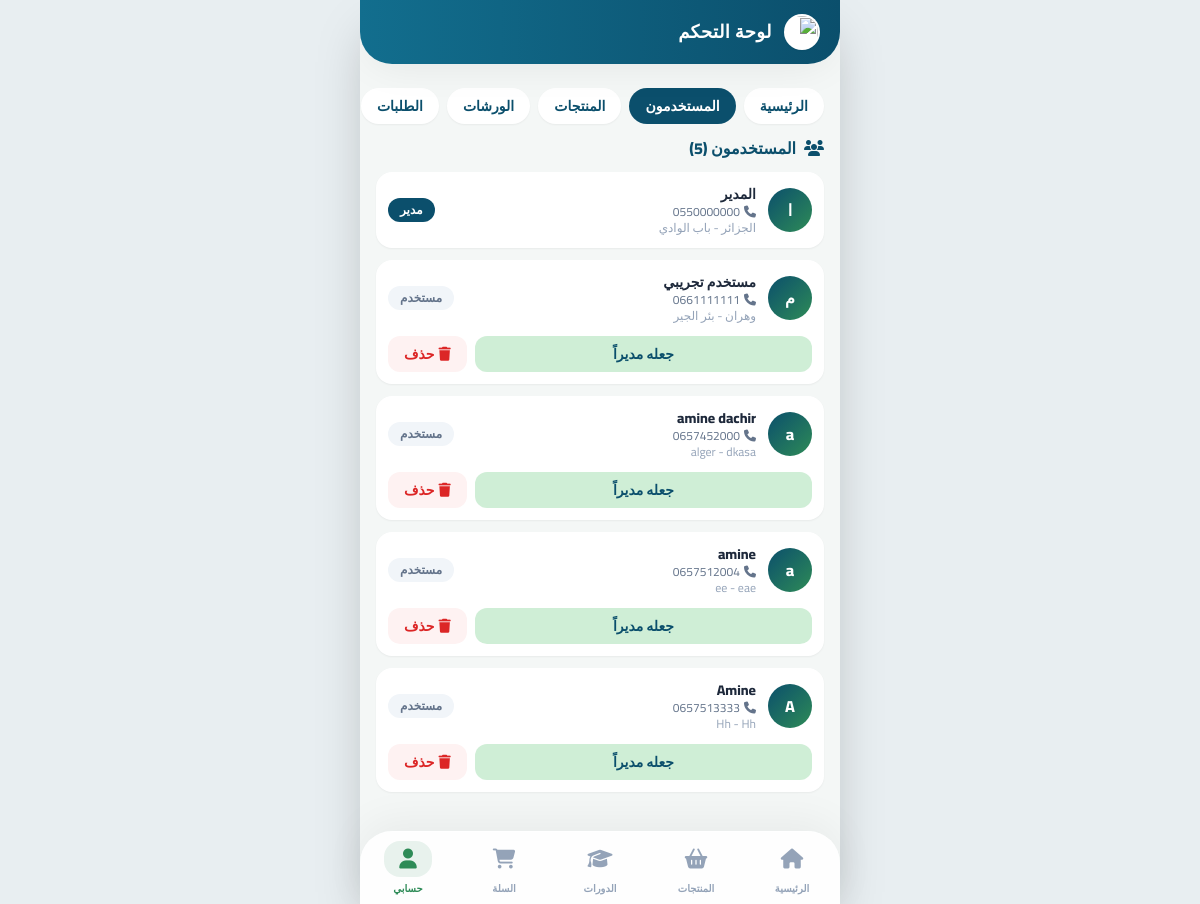
Before: /admin/users (signed in) with the older database file.
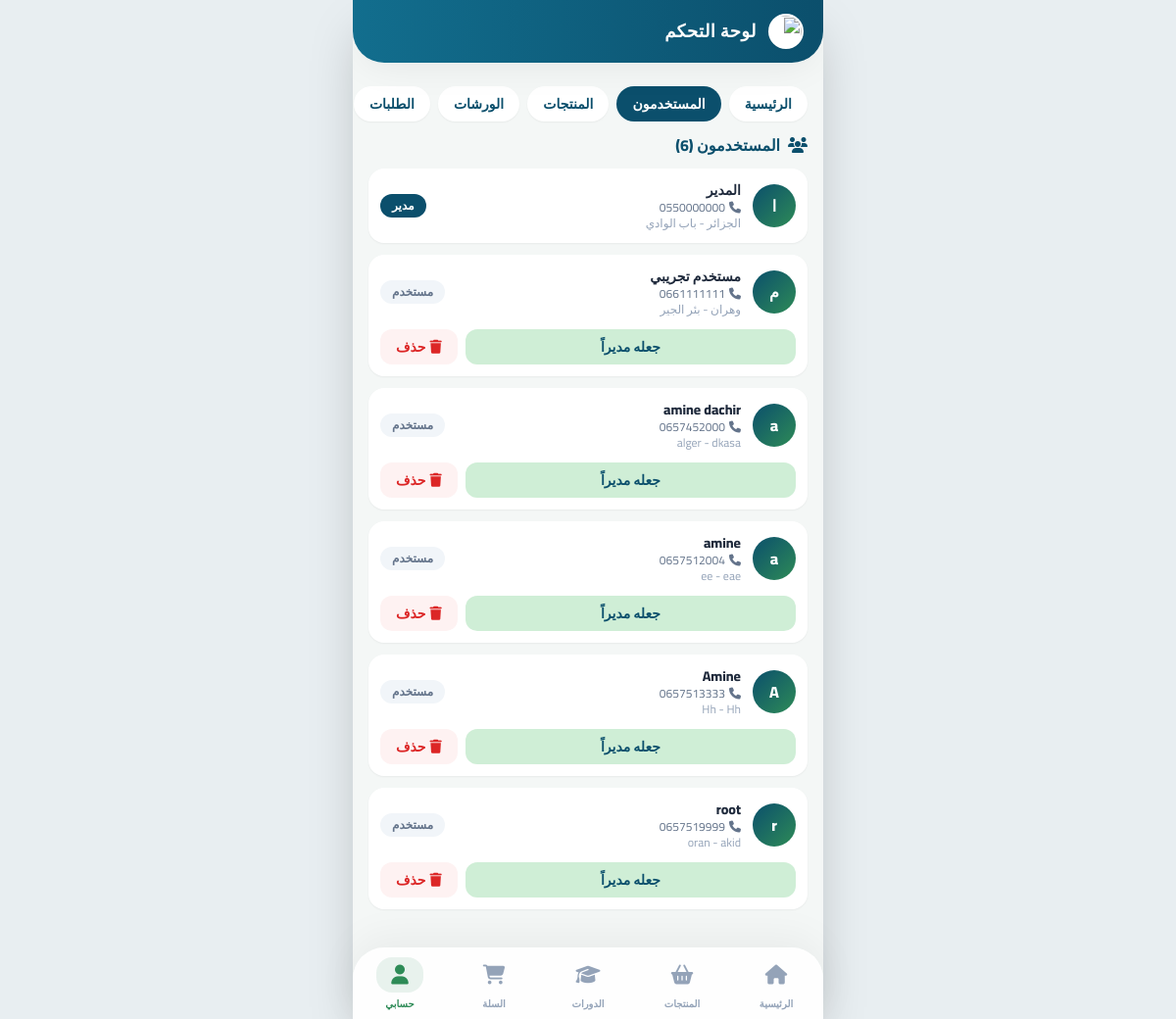
After: the same page with the newer database file.
### models.py (models this page shows)
class User(UserMixin, db.Model):
    id = db.Column(db.Integer, primary_key=True)
    full_name = db.Column(db.String(150), nullable=False) # الاسم واللقب
    phone = db.Column(db.String(20), nullable=False)      # رقم الهاتف
    email = db.Column(db.String(120), unique=True, nullable=False)
    password_hash = db.Column(db.String(256), nullable=False)
    location = db.Column(db.String(250), default="")      # الموقع الجغرافي
    wilaya = db.Column(db.String(100), default="")        # الولاية
    baladiya = db.Column(db.String(100), default="")      # البلدية
    is_admin = db.Column(db.Boolean, default=False)
    orders = db.relationship("Order", backref="user", cascade="all, delete-orphan")

### app.py (the view)
@app.route("/admin/users")
@admin_required
def admin_users():
    return render_template("admin_users.html", users=User.query.all())

### app.py (called while the page is built)
@login_manager.user_loader
def load_user(uid):
    return db.session.get(User, int(uid))

def admin_required(f):
    @wraps(f)
    @login_required
    def wrapper(*args, **kwargs):
        if not current_user.is_admin:
            abort(403)
        return f(*args, **kwargs)
    return wrapper

@app.context_processor
def inject_cart_count():
    return {"cart_count": sum(session.get("cart", {}).values())}

### templates/admin_users.html
{% extends 'admin_base.html' %}{% block admin %}
<h2 class="font-extrabold text-ocean mb-3"><i class="fa-solid fa-users ml-2"></i>المستخدمون ({{ users|length }})</h2>
<div class="space-y-3">{% for u in users %}<div class="bg-white rounded-2xl p-3 shadow-sm">
  <div class="flex items-center gap-3">
    <div class="h-11 w-11 rounded-full bg-gradient-to-br from-ocean to-leaf text-white grid place-items-center font-extrabold">{{ u.full_name[0] }}</div>
    <div class="flex-1 min-w-0">
      <p class="font-extrabold text-sm truncate">{{ u.full_name }}</p>
      <p class="text-xs text-slate-500 truncate"><i class="fa-solid fa-phone ml-1"></i>{{ u.phone }}</p>
      <p class="text-xs text-slate-400 truncate">{{ u.wilaya }} - {{ u.baladiya }}</p>
    </div>
    <span class="text-xs font-bold px-3 py-1 rounded-full {{ 'bg-ocean text-white' if u.is_admin else 'bg-slate-100 text-slate-500' }}">{{ 'مدير' if u.is_admin else 'مستخدم' }}</span>
  </div>
  {% if u.id != current_user.id %}
  <div class="flex gap-2 mt-3">
    <form method="post" action="{{ url_for('admin_user_toggle', uid=u.id) }}" class="flex-1"><button class="w-full py-2 rounded-xl bg-mint/40 text-ocean text-sm font-bold">{{ 'إزالة صلاحية المدير' if u.is_admin else 'جعله مديراً' }}</button></form>
    <form method="post" action="{{ url_for('admin_user_delete', uid=u.id) }}" onsubmit="return confirm('سيتم حذف المستخدم وكل طلباته. متأكد؟')"><button class="px-4 py-2 rounded-xl bg-red-50 text-red-600 text-sm font-bold"><i class="fa-solid fa-trash ml-1"></i>حذف</button></form>
  </div>{% endif %}
</div>{% endfor %}</div>{% endblock %}

Changed rows visible on the page:
added User: full_name "r", full_name "root", phone "0657519999", wilaya "oran", baladiya "akid", is_admin "مستخدم", is_admin "جعله مديراً"
Other visible differences:
{{ users|length }}: "5" → "6"
